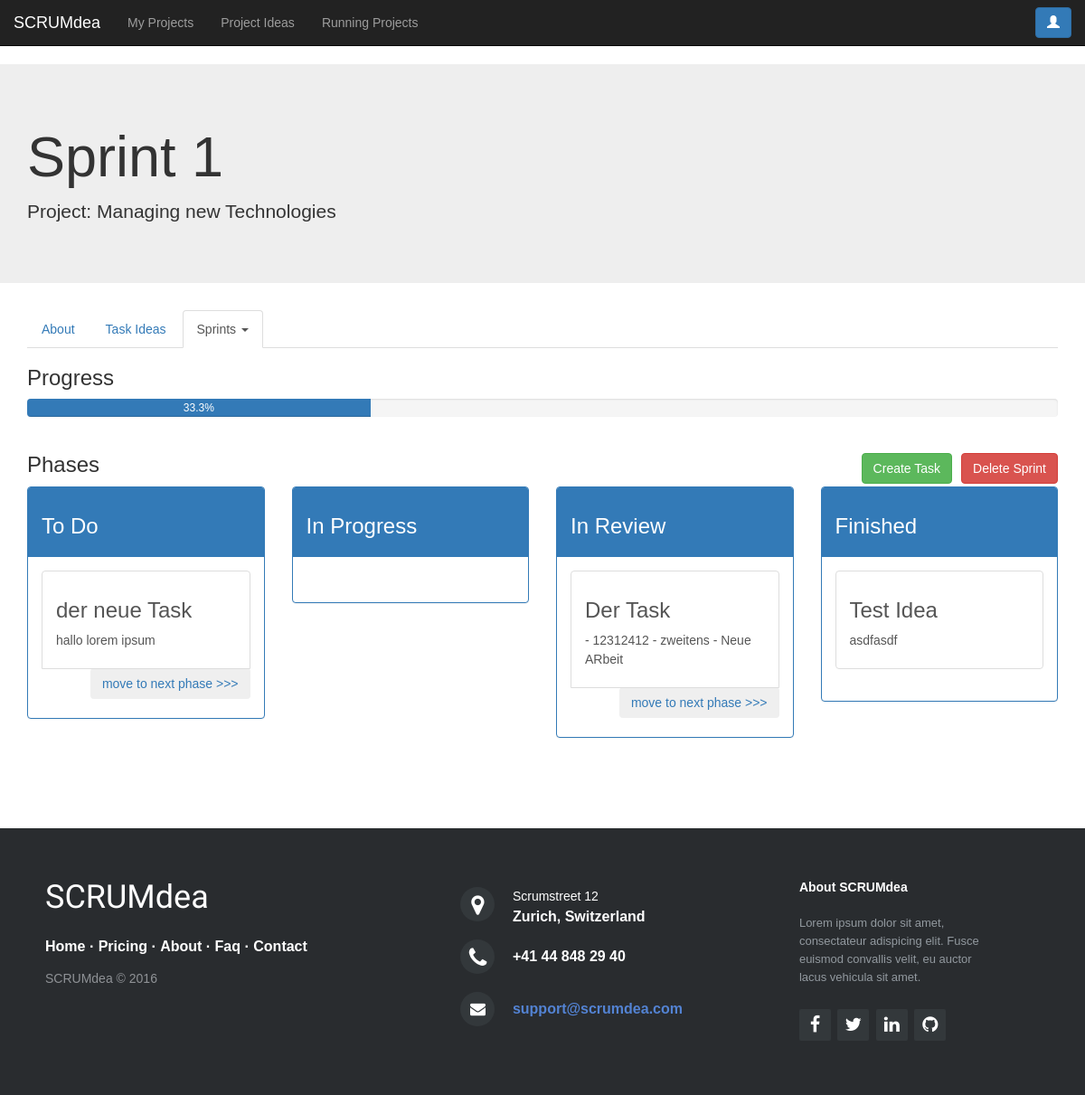
The app's page /projects/14/sprints/18/ (signed in), older data.
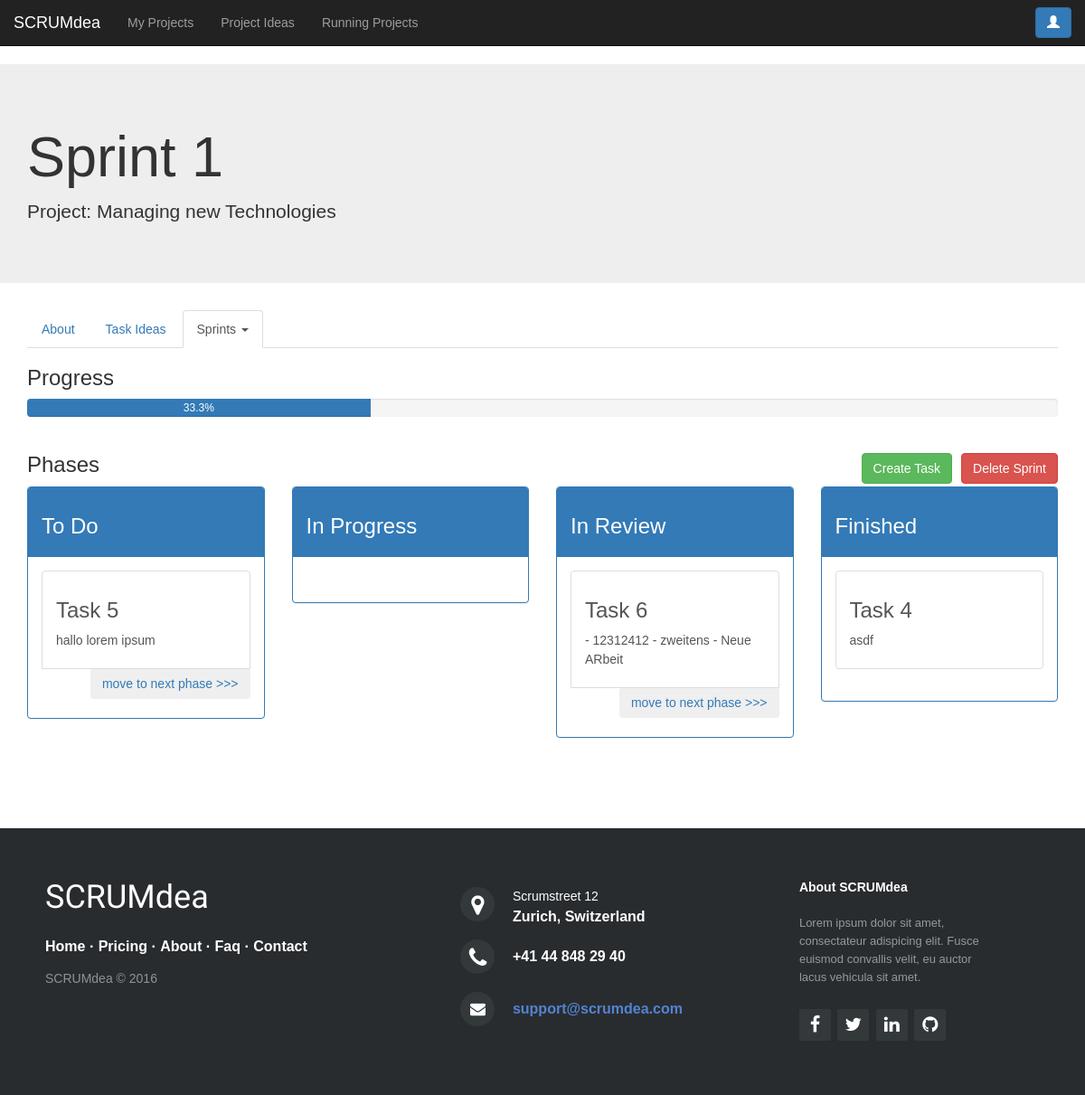
The same page, newer data.
### scrumdea/models.py (models this page shows)
class Task(models.Model):
    sprint = models.ForeignKey(Sprint, on_delete=models.CASCADE)
    creation_date = timezone.now()
    PHASE = (
        ('ToDo', 'To Do'),
        ('iP', 'in Progress'),
        ('iR', 'in Review'),
        ('F', 'Finished'),
    )
    phase = models.CharField(max_length=4,
                             choices=PHASE,
                             default='Todo')
    name = models.CharField(max_length=300, default='Task')
    description = models.TextField()
    assignedUser = models.ForeignKey(User, related_name='tasks', verbose_name='User')

### scrumdea/views.py (the view)
# urls.py: url(r'^projects/(?P<pk>\d+)/sprints/(?P<spk>\d+)/$', views.SprintDetailView.as_view(), name='sprint_detail_view'),
class SprintDetailView(LoginRequiredMixin, DetailView):
    model = src_models.Sprint
    template_name = 'scrumdea/final/sprint_details.html'
    def get_object(self, queryset=None):
        return src_models.Sprint.objects.get(id=self.kwargs['spk'])
    def get_context_data(self, **kwargs):
        context = super(SprintDetailView, self).get_context_data(**kwargs)
        sprint_list = []
        sprint_list.append(src_models.Sprint.objects.get(id=self.kwargs['spk']))
        sprints = []
        for sprint in sprint_list:
            sprint_dict = {'object': sprint,
                           'tasks_todo': src_models.Task.objects.filter(sprint=sprint.id, phase='ToDo'),
                           'tasks_in_progress': src_models.Task.objects.filter(sprint=sprint.id, phase='iP'),
                           'tasks_in_review': src_models.Task.objects.filter(sprint=sprint.id, phase='iR'),
                           'tasks_finished': src_models.Task.objects.filter(sprint=sprint.id, phase='F')}
            sprints.append(sprint_dict)
        context['sprints'] = sprints
        context['allsprints'] = src_models.Sprint.objects.filter(project=self.kwargs['pk'])
        percent_complete = 0
        tasks_count = src_models.Task.objects.filter(sprint=self.kwargs['spk']).count()
        tasks_finished = src_models.Task.objects.filter(sprint=self.kwargs['spk'], phase='F').count()
        if tasks_count != 0:
            percent_complete = (tasks_finished / tasks_count) * 100
        context['sprint_complete_in_percent'] = round(percent_complete, 1)
        return context

### scrumdea/templates/scrumdea/final/sprint_details.html (shortened to what the changed rows need)
{% load staticfiles %}
<!DOCTYPE html>
<html lang="en">
<head>
    <link href="{% static "css/bootstrap.min.css" %}" rel="stylesheet">
    <link rel="stylesheet" href="{% static "style.css" %}">
    <link rel="stylesheet" href="http://maxcdn.bootstrapcdn.com/font-awesome/4.2.0/css/font-awesome.min.css">
</head>
<body>
<div class="jumbotron">
    <div class="container">
        <h1>{{ object.name }}</h1>
    </div>
</div>
<div id="myTabContent" class="tab-content">
    <div class="" id="sprint1">
    {% for sprint in sprints %}
        <div class="container-fluid">
            <div class="container-fluid">
                <h3>Phases
                    <a href="{% url "sprint_delete_view" pk=object.project.id spk=sprint.object.id %}">
                        <button type="button" class="btn btn-danger pull-right">Delete Sprint</button>
                    </a>
                    <a href="{% url "task_create_view" pk=object.project.id spk=sprint.object.id %}">
                        <button type="button" class="btn btn-success pull-right" style="margin-right: 10px;">Create
                            Task
                        </button>
                    </a>
                </h3>
            </div>
            <div class="row-fluid">
                <div class="col-md-3 scrumboard">
                    <div class="panel panel-primary">
                        <div class="panel-heading"><h3>To Do</h3></div>
                        <div class="panel-body">
                            <div class="list-group">
                                {% for task in sprint.tasks_todo %}
                                    <div class="list-group" style="margin-bottom: 40px;">
                                        <a href="{% url "task_detail_view" pk=object.project.id spk=sprint.object.id tpk=task.id %}"
                                           class="list-group-item clearfix">
                                            <h3>{{ task.name }}</h3>
                                            <p>{{ task.description }}</p>
                                            <a href="{% url 'task_move_right_view' pk=object.project.id spk=object.id tpk=task.id %}">
                                                <button type="button" class="btn pull-right"> move to next phase >>>
                                                </button>
                                            </a>
                                        </a>
                                    </div>
                                {% endfor %}
                            </div>
                        </div>
                    </div>
                </div>
                <div class="col-md-3 scrumboard">
                    <div class="panel panel-primary">
                        <div class="panel-heading"><h3>In Progress</h3></div>
                        <div class="panel-body">
                        </div>
                    </div>
                </div>
                <div class="col-md-3 scrumboard">
                    <div class="panel panel-primary">
                        <div class="panel-heading"><h3>In Review</h3></div>
                        <div class="panel-body">
                            <div class="list-group">
                                {% for task in sprint.tasks_in_review %}
                                    <div class="list-group" style="margin-bottom: 40px;">
                                        <a href="{% url "task_detail_view" pk=object.project.id spk=sprint.object.id tpk=task.id %}"
                                           class="list-group-item clearfix">
                                            <h3>{{ task.name }}</h3>
                                            <p>{{ task.description }}</p>
                                            <a href="{% url 'task_move_right_view' pk=object.project.id spk=object.id tpk=task.id %}">
                                                <button type="button" class="btn pull-right"> move to next phase >>>
                                                </button>
                                            </a>
                                        </a>
                                    </div>
                                {% endfor %}
                            </div>
                        </div>
                    </div>
                </div>
                <div class="col-md-3 scrumboard">
                    <div class="panel panel-primary">
                        <div class="panel-heading"><h3>Finished</h3></div>
                        <div class="panel-body">
                            <div class="list-group">
                                {% for task in sprint.tasks_finished %}
                                    <a href="{% url "task_detail_view" pk=object.project.id spk=sprint.object.id tpk=task.id %}"
                                       class="list-group-item">
                                        <h3>{{ task.name }}</h3>
                                        <p>{{ task.description }}</p>
                                    </a>
                                {% endfor %}
                            </div>
                        </div>
                    </div>
                </div>
            </div>
        </div>
        </div>
        </div>
    {% endfor %}
</body>
</html>

Row changes from the older to the newer data that the page shows:
changed Task "hallo lorem ipsum": name "der neue Task" → "Task 5"
changed Task "- 12312412 - zweitens - Neue ARbeit": name "Der Task" → "Task 6"
changed Task: name "Test Idea" → "Task 4"; description "asdfasdf" → "asdf"
